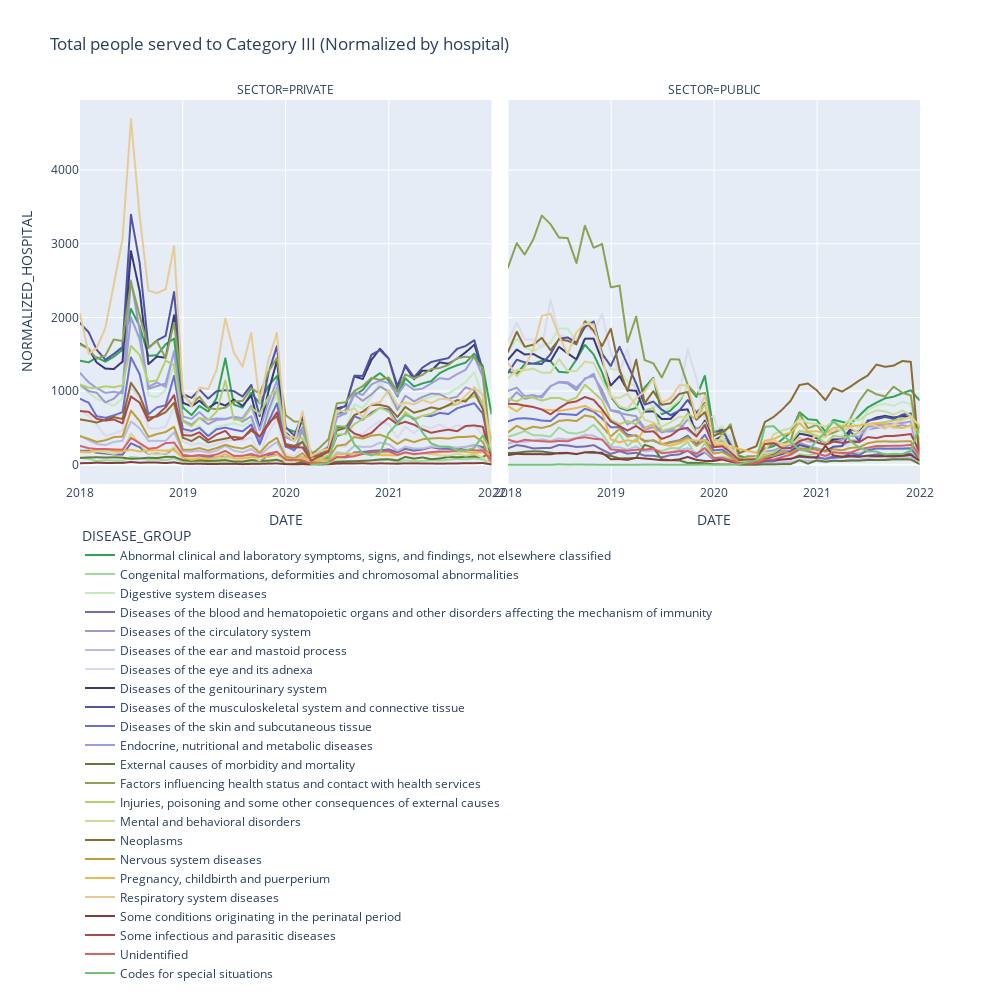

Here is the notebook cell this chart was saved with:
### Code cell
fig = px.line(data_temp, 
                 x="DATE", 
                 y="NORMALIZED_HOSPITAL", 
                 color="DISEASE_GROUP", 
                 facet_col="SECTOR",
                 width=1000, height=1000,
                 color_discrete_map = dict_colors,
                 title='Total people served to Category ' + CATEGORIA_STUDIO + ' (Normalized by hospital)',
             )

fig.update_layout(legend=dict(yanchor="top",
                              y=-0.1,
                              xanchor="left",
                              x=0
                             ),
                  showlegend=True
                 )

fig.show()
fig.write_html("figures/Sector_Normalized_Hospitals_Cat-"+CATEGORIA_STUDIO+"_line.html")
